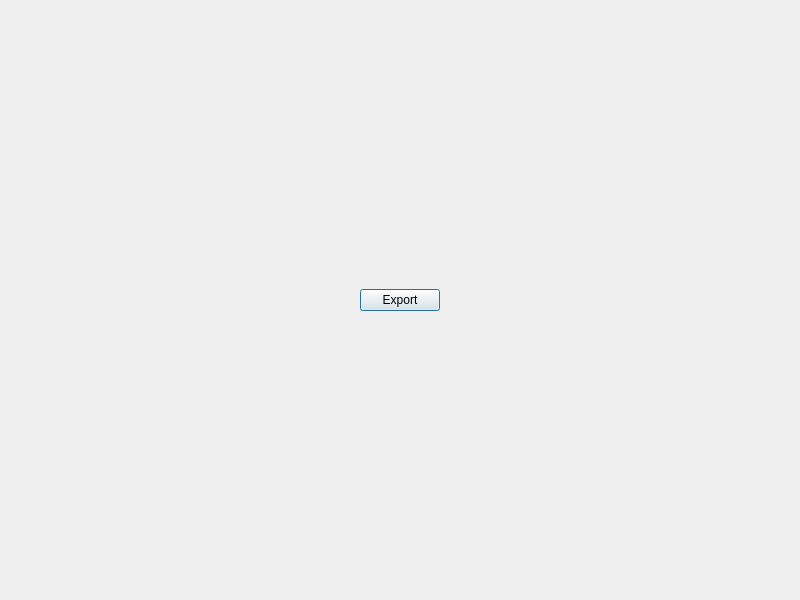
<?xml version="1.0" encoding="UTF-8"?>
<ui version="4.0">
 <class>TraceStatsViewer</class>
 <widget class="QDialog" name="TraceStatsViewer">
  <property name="geometry">
   <rect>
    <x>0</x>
    <y>0</y>
    <width>800</width>
    <height>600</height>
   </rect>
  </property>
  <property name="windowTitle">
   <string>Trace Stats Viewer</string>
  </property>
  <layout class="QVBoxLayout" name="verticalLayout_2">
   <item>
    <layout class="QVBoxLayout" name="main_layout">
     <item>
      <layout class="QHBoxLayout" name="commands_layout">
       <item>
        <spacer name="horizontalSpacer">
         <property name="orientation">
          <enum>Qt::Horizontal</enum>
         </property>
         <property name="sizeHint" stdset="0">
          <size>
           <width>40</width>
           <height>20</height>
          </size>
         </property>
        </spacer>
       </item>
       <item>
        <widget class="QPushButton" name="pbExport">
         <property name="text">
          <string>Export</string>
         </property>
        </widget>
       </item>
       <item>
        <spacer name="horizontalSpacer_2">
         <property name="orientation">
          <enum>Qt::Horizontal</enum>
         </property>
         <property name="sizeHint" stdset="0">
          <size>
           <width>40</width>
           <height>20</height>
          </size>
         </property>
        </spacer>
       </item>
      </layout>
     </item>
    </layout>
   </item>
  </layout>
 </widget>
 <resources/>
 <connections/>
</ui>
